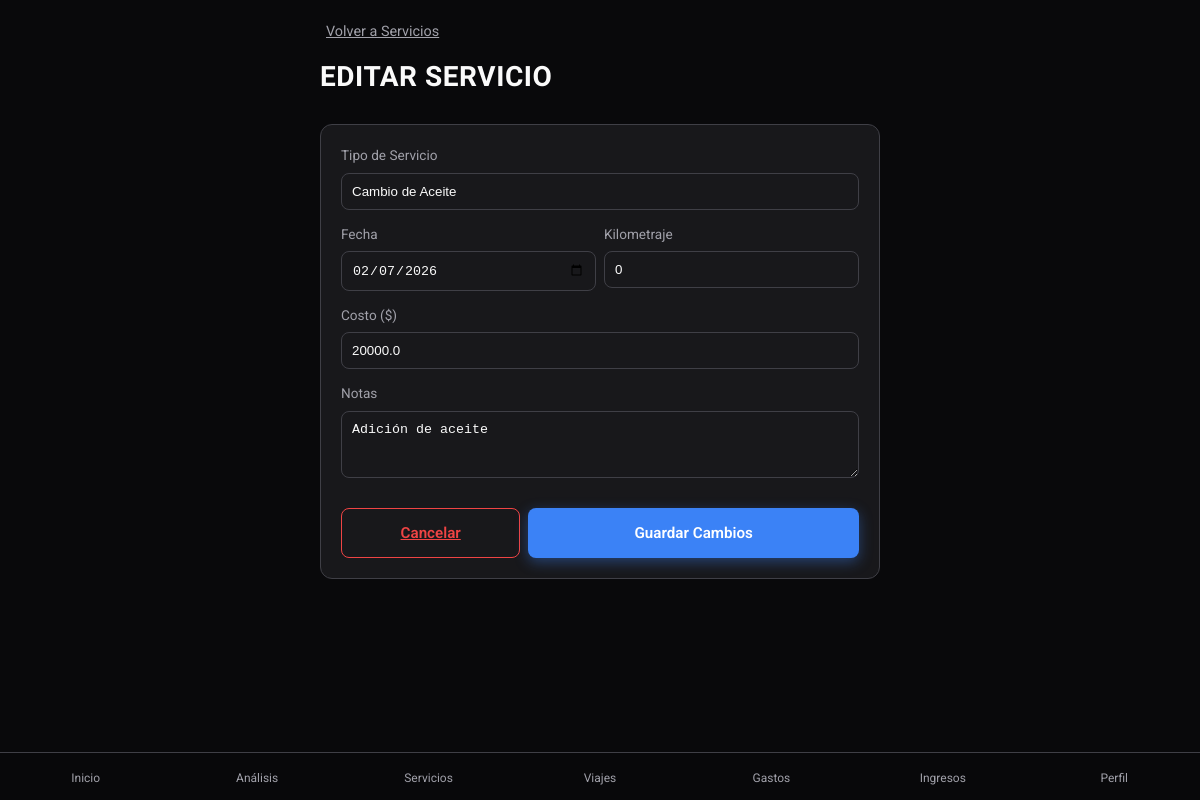
Screenshot of /services/edit/a7cdd438-8cf9-43d1-9b19-8593909797c4 with the database file from the repository.
### tables this page shows
CREATE TABLE maintenance (
                id TEXT PRIMARY KEY,
                motorcycle_id TEXT NOT NULL,
                service_type TEXT NOT NULL,
                date TEXT NOT NULL,
                mileage_at_service INTEGER DEFAULT 0,
                cost REAL DEFAULT 0.0,
                notes TEXT,
                FOREIGN KEY (motorcycle_id) REFERENCES motorcycles (id)
            );

### app.py (the view)
    @app.route("/services/edit/<service_id>", methods=["GET", "POST"])
    def edit_service(service_id):
        from maintenance.services import maintenance_service
        from flask import request, redirect, url_for
        service = maintenance_service.get_by_id(service_id)
        if not service:
            return redirect(url_for("services_view"))
        if request.method == "POST":
            maintenance_service.update_by_id(service_id, request.form)
            return redirect(url_for("services_view"))
        return render_template("edit_service.html", service=service)

### infrastructure/db.py (called while the page is built)
def get_db_connection():
    conn = sqlite3.connect(DB_PATH)
    conn.row_factory = sqlite3.Row  # Permite acceder a las columnas por nombre
    return conn

### maintenance/services.py (called while the page is built)
    def get_by_id(self, record_id: str):
        conn = get_db_connection()
        try:
            cursor = conn.cursor()
            cursor.execute("SELECT * FROM maintenance WHERE id = ?", (record_id,))
            row = cursor.fetchone()
            if row:
                from .models import MaintenanceRecord
                record = MaintenanceRecord(
                    motorcycle_id=row["motorcycle_id"],
                    service_type=row["service_type"],
                    date=row["date"],
                    mileage_at_service=row["mileage_at_service"],
                    cost=row["cost"],
                    notes=row["notes"],
                )
                record.id = row["id"]
                return record
        finally:
            conn.close()
        return None

### templates/edit_service.html (shortened to what this page needs)
{% extends "base.html" %}  {% block content %}
<header class="fade-in" style="animation-delay: 0.1s">
  <a
    href="{{ url_for('services_view') }}"
    style="
      color: var(--text-secondary);
      font-size: 0.9rem;
      display: flex;
      align-items: center;
      gap: 6px;
      margin-bottom: 12px;
    "
  >
     Volver a Servicios
  </a>
  <h1 class="page-title">Editar Servicio</h1>
</header>
<section class="fade-in" style="animation-delay: 0.2s">
  <div class="card" style="padding: 20px">
    <form
      action="{{ url_for('edit_service', service_id=service.id) }}"
      method="POST"
      style="display: flex; flex-direction: column; gap: 14px"
    >
      <div>
        <label
          style="
            font-size: 0.85rem;
            color: var(--text-secondary);
            margin-bottom: 6px;
            display: block;
          "
          >Tipo de Servicio</label
        >
        <input
          type="text"
          name="service_type"
          value="{{ service.service_type }}"
          required
          style="
            width: 100%;
            box-sizing: border-box;
            padding: 10px;
            border-radius: 8px;
            border: 1px solid var(--border-color);
            background: var(--bg-primary);
            color: var(--text-primary);
          "
        />
      </div>
      <div style="display: flex; gap: 8px">
        <div style="flex: 1">
          <label
            style="
              font-size: 0.85rem;
              color: var(--text-secondary);
              margin-bottom: 6px;
              display: block;
            "
            >Fecha</label
          >
          <input
            type="date"
            name="date"
            value="{{ service.date }}"
            required
            style="
              width: 100%;
              box-sizing: border-box;
              padding: 10px;
              border-radius: 8px;
              border: 1px solid var(--border-color);
              background: var(--bg-primary);
              color: var(--text-primary);
            "
          />
        </div>
        <div style="flex: 1">
          <label
            style="
              font-size: 0.85rem;
              color: var(--text-secondary);
              margin-bottom: 6px;
              display: block;
            "
            >Kilometraje</label
          >
          <input
            type="number"
            name="mileage"
            value="{{ service.mileage_at_service }}"
            required
            style="
              width: 100%;
              box-sizing: border-box;
              padding: 10px;
              border-radius: 8px;
              border: 1px solid var(--border-color);
              background: var(--bg-primary);
              color: var(--text-primary);
            "
          />
        </div>
      </div>
      <div>
        <label
          style="
            font-size: 0.85rem;
            color: var(--text-secondary);
            margin-bottom: 6px;
            display: block;
          "
          >Costo ($)</label
        >
        <input
          type="number"
          step="0.01"
          name="cost"
          value="{{ service.cost }}"
          style="
            width: 100%;
            box-sizing: border-box;
            padding: 10px;
            border-radius: 8px;
            border: 1px solid var(--border-color);
            background: var(--bg-primary);
            color: var(--text-primary);
          "
        />
      </div>
      <div>
        <label
          style="
            font-size: 0.85rem;
            color: var(--text-secondary);
            margin-bottom: 6px;
            display: block;
          "
          >Notas</label
        >
        <textarea
          name="notes"
          rows="3"
          style="
            width: 100%;
            box-sizing: border-box;
            padding: 10px;
            border-radius: 8px;
            border: 1px solid var(--border-color);
            background: var(--bg-primary);
            color: var(--text-primary);
          "
        >
{{ service.notes }}</textarea
        >
      </div>
      <div style="display: flex; gap: 8px; margin-top: 8px">
        <a
          href="{{ url_for('services_view') }}"
          class="btn btn-secondary"
          style="flex: 1; text-align: center; padding: 12px"
          >Cancelar</a
        >
        <button
          type="submit"
          class="btn btn-primary"
          style="flex: 2; padding: 12px"
        >
          Guardar Cambios
        </button>
      </div>
    </form>
  </div>
</section>
{% endblock %}

### static/css/styles.css (style rules this page uses)
:root { --bg-color: #09090b; --bg-card: #18181b; --bg-card-hover: #27272a; --text-primary: #fafafa; --text-secondary: #a1a1aa; --accent-blue: #3b82f6; --accent-blue-hover: #2563eb; --accent-orange: #ef4444; --accent-orange-hover: #dc2626; --border-color: #3f3f46; --nav-bg: rgba(9, 9, 11, 0.85); --transition-speed: 0.3s; --border-radius: 12px; }
* { box-sizing: border-box; margin: 0; padding: 0; -webkit-tap-highlight-color: transparent; }
body { font-family: "Roboto", sans-serif; background-color: var(--bg-color); color: var(--text-primary); line-height: 1.6; min-height: 100vh; display: flex; flex-direction: column; }
.fade-in { animation: fadeIn 0.5s cubic-bezier(0.4, 0, 0.2, 1) forwards; }
h1, h2, h3, h4, h5, h6 { font-family: "Rajdhani", sans-serif; font-weight: 700; text-transform: uppercase; letter-spacing: 0.02em; }
.page-title { font-size: 1.75rem; margin-bottom: 24px; }
.card { background-color: var(--bg-card); border: 1px solid var(--border-color); border-radius: var(--border-radius); padding: 20px; margin-bottom: 16px; transition: transform var(--transition-speed), background-color var(--transition-speed), box-shadow var(--transition-speed); position: relative; overflow: hidden; }
.btn { display: inline-flex; align-items: center; justify-content: center; padding: 10px 20px; border-radius: 8px; font-weight: 600; font-size: 0.95rem; font-family: "Roboto", sans-serif; cursor: pointer; transition: all var(--transition-speed); border: none; outline: none; }
.btn-primary { background-color: var(--accent-blue); color: #fff; box-shadow: 0 4px 14px rgba(59, 130, 246, 0.4); }
.btn-secondary { background-color: transparent; color: var(--accent-orange); border: 1px solid var(--accent-orange); }

### rows the page displays
maintenance: service_type "Cambio de Aceite", date "02/07/2026", mileage "0", cost "20000.0", notes "Adición de aceite"
